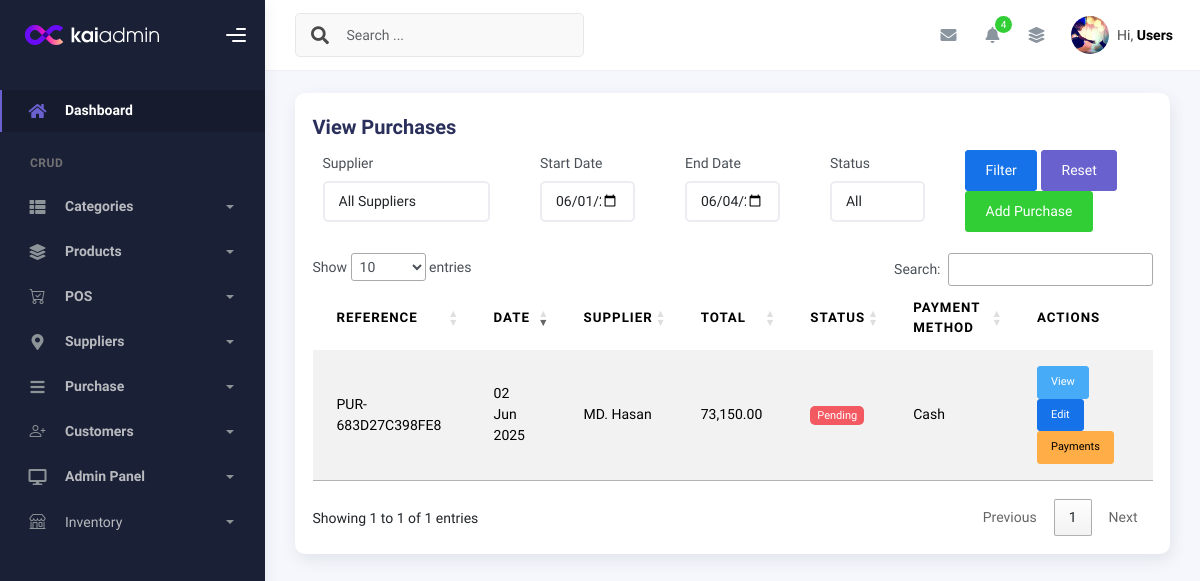
The app's page /modules/purchase/view_purchases.php (signed in), older data.
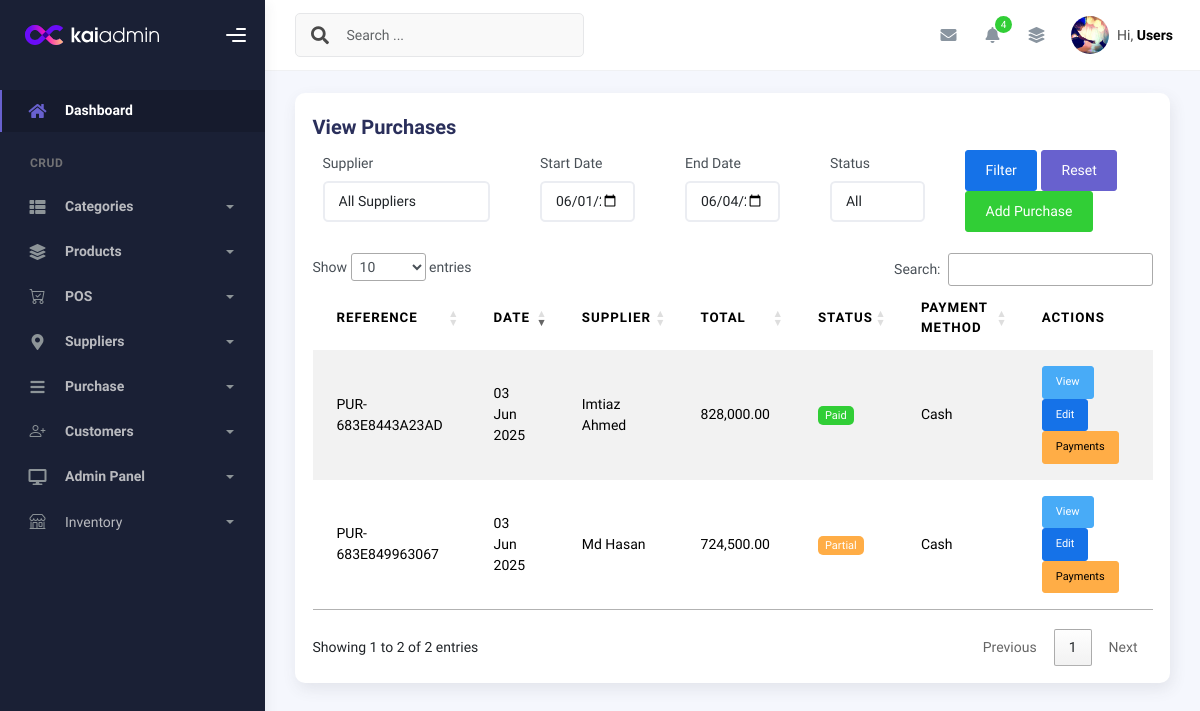
The same page, newer data.
### tables this page shows
CREATE TABLE `purchase` (
  `id` int(11) NOT NULL,
  `supplier_id` int(11) DEFAULT NULL,
  `reference_no` varchar(50) DEFAULT NULL,
  `purchase_date` date NOT NULL,
  `payment_method` varchar(20) DEFAULT 'cash',
  `payment_status` enum('pending','partial','paid') DEFAULT 'pending',
  `discount` decimal(10,2) DEFAULT 0.00,
  `subtotal` decimal(10,2) DEFAULT 0.00,
  `vat` decimal(10,2) NOT NULL DEFAULT 0.00,
  `total` decimal(10,2) NOT NULL,
  `user_id` int(11) DEFAULT NULL,
  `is_deleted` tinyint(1) DEFAULT 0,
  `deleted_at` timestamp NULL DEFAULT NULL,
  `created_at` timestamp NOT NULL DEFAULT current_timestamp(),
  `updated_at` timestamp NOT NULL DEFAULT current_timestamp() ON UPDATE current_timestamp()
);

CREATE TABLE `suppliers` (
  `id` int(11) NOT NULL,
  `name` varchar(100) NOT NULL,
  `phone` varchar(20) DEFAULT NULL,
  `email` varchar(100) DEFAULT NULL,
  `address` text DEFAULT NULL,
  `company_name` varchar(100) DEFAULT NULL,
  `created_at` timestamp NOT NULL DEFAULT current_timestamp(),
  `updated_at` timestamp NOT NULL DEFAULT current_timestamp() ON UPDATE current_timestamp()
);

### includes/crud_class.php (called while the page is built, shortened)
<?php
class CRUD {
    protected $host = 'localhost';
    protected $username = 'root';
    protected $password = '';
    protected $database = 'inventory_system';
    protected $connect;
    function __construct() {
        $this->connect = new mysqli($this->host, $this->username, $this->password, $this->database);
        $this->connect->set_charset("utf8mb4");
    }
    private function buildWhereClause($conditions) {
        $whereParts = [];
        $params = [];
        foreach ($conditions as $key => $value) {
            if (preg_match('/^(.+?)\s*(=|!=|<>|>|<|>=|<=|LIKE|NOT LIKE|IN|NOT IN)\s*$/i', $key, $matches)) {
                $column = trim($matches[1]);
                $operator = trim($matches[2]);
            } else {
                $column = $key;
                $operator = '=';
            }
            $whereParts[] = "`$column` $operator ?";
            $params[] = $value;
        }
        return [
            'sql' => 'WHERE ' . implode(' AND ', $whereParts),
            'params' => $params
        ];
    }
    private function bind_params($stmt, $params) {
        $types = '';
        $values = [];
        foreach ($params as $value) {
            if (is_int($value)) {
                $types .= 'i';
            } elseif (is_float($value)) {
                $types .= 'd';
            } else {
                $types .= 's';
            }
            $values[] = $value;
        }
        array_unshift($values, $types);
        return call_user_func_array([$stmt, 'bind_param'], $this->ref_values($values));
    }
    private function ref_values($array) {
        $refs = [];
        foreach ($array as $key => $value) {
            $refs[$key] = &$array[$key];
        }
        return $refs;
    }
    public function common_select($table, $fields = '*', $where = false, $sort = 'id', $sort_type = 'asc', $offset = false, $limit = false) {
        $data = [];
        $error = 0;
        $error_msg = "";
        $params = [];
        $sql = "SELECT $fields FROM `$table`";
        if ($where) {
            if (is_array($where)) {
                $whereClause = $this->buildWhereClause($where);
                $sql .= ' ' . $whereClause['sql'];
                $params = array_merge($params, $whereClause['params']);
            } else {
                $sql .= " WHERE $where";
            }
        }
        if ($sort) {
            $sql .= " ORDER BY `$sort` " . (strtoupper($sort_type) === 'DESC' ? 'DESC' : 'ASC');
        }
        $stmt = $this->connect->prepare($sql);
        if ($stmt) {
            if (!empty($params)) {
                if (!$this->bind_params($stmt, $params)) {
                    return ['data' => [], 'error' => 1, 'error_msg' => "Parameter binding failed"];
                }
            }
            if ($stmt->execute()) {
                $result = $stmt->get_result();
                if ($result && $result->num_rows > 0) {
                    while ($r = $result->fetch_object()) {
                        $data[] = $r;
                    }
                }
            } else {
                $error = 1;
                $error_msg = $stmt->error;
            }
        } else {
            $error = 1;
            $error_msg = $this->connect->error;
        }
        return ['data' => $data, 'error' => $error, 'error_msg' => $error_msg];
    }
}

### db_plugin.php (called while the page is built, shortened)
<?php
require_once __DIR__ . '/includes/crud_class.php';
$mysqli=new CRUD();
?>

### modules/purchase/view_purchases.php (the view, shortened to what the changed rows need)
<?php
require_once __DIR__ . '/../../db_plugin.php';
$start_date = $_GET['start_date'] ?? date('Y-m-01');
$end_date = $_GET['end_date'] ?? date('Y-m-d');
$where = [
    'purchase_date >=' => $start_date,
    'purchase_date <=' => $end_date
];
$purchases_result = $mysqli->common_select('purchase', '*', $where, 'purchase_date','DESC');
if ($purchases_result['error']) {
    error_log("Purchase query error: " . $purchases_result['error_msg']);
    $purchases = [];
} else {
    $purchases = $purchases_result['data'];
}
require_once __DIR__ . '/../../requires/header.php';
require_once __DIR__ . '/../../requires/topbar.php';
?>
<div class="container">
    <div class="page-inner">
        <div class="row">
            <div class="col-md-12 grid-margin">
                <div class="card">
                    <div class="card-body">
                        <h4 class="card-title">View Purchases</h4>
                        <form method="GET" class="mb-4">
                            <div class="row">
                            </div>
                        </form>
                        <div class="table-responsive">
                            <table class="table table-striped" id="purchasesTable">
                                <thead>
                                    <tr>
                                        <th>Reference</th>
                                        <th>Date</th>
                                        <th>Supplier</th>
                                        <th>Total</th>
                                        <th>Status</th>
                                        <th>Payment Method</th>
                                        <th>Actions</th>
                                    </tr>
                                </thead>
                                <tbody>
                                    <?php if (!empty($purchases)): ?>
                                        <?php foreach ($purchases as $purchase):
                                            $supplier = $mysqli->common_select('suppliers', '*', ['id' => $purchase->supplier_id])['data'][0] ?? null;
                                        ?>
                                            <tr>
                                                <td><?= htmlspecialchars($purchase->reference_no) ?></td>
                                                <td><?= date('d M Y', strtotime($purchase->purchase_date)) ?></td>
                                                <td><?= $supplier ? htmlspecialchars($supplier->name) : 'N/A' ?></td>
                                                <td><?= number_format($purchase->total, 2) ?></td>
                                                <td>
                                                    <span class="badge badge-<?=
                                                        $purchase->payment_status == 'paid' ? 'success' :
                                                        ($purchase->payment_status == 'partial' ? 'warning' : 'danger')
                                                    ?>">
                                                        <?= ucfirst($purchase->payment_status) ?>
                                                    </span>
                                                </td>
                                                <td><?= ucfirst(str_replace('_', ' ', $purchase->payment_method)) ?></td>
                                                <td>
                                                    <a href="purchase_details.php?id=<?= $purchase->id ?>" class="btn btn-info btn-sm">View</a>
                                                    <?php if ($_SESSION['user']->role == 'admin'): ?>
                                                        <a href="edit_purchase.php?id=<?= $purchase->id ?>" class="btn btn-primary btn-sm">Edit</a>
                                                        <a href="purchase_payments.php?id=<?= $purchase->id ?>" class="btn btn-warning btn-sm">Payments</a>
                                                    <?php endif; ?>
                                                </td>
                                            </tr>
                                        <?php endforeach; ?>
                                    <?php else: ?>
                                        <tr>
                                            <td colspan="7" class="text-center">No purchases found</td>
                                        </tr>
                                    <?php endif; ?>
                                </tbody>
                            </table>
                        </div>
                    </div>
                </div>
            </div>
        </div>
    </div>
</div>
<?php require_once __DIR__ . '/../../requires/footer.php'; ?>

Row changes from the older to the newer data that the page shows:
removed purchase: reference_no "PUR-683D27C398FE8", purchase_date "02 Jun 2025", supplier.name "MD. Hasan", total "73,150.00", payment_status "Pending", payment_method "Cash"
added purchase: reference_no "PUR-683E8443A23AD", purchase_date "03 Jun 2025", supplier.name "Imtiaz Ahmed", total "828,000.00", payment_status "Paid", payment_method "Cash"
added purchase: reference_no "PUR-683E849963067", purchase_date "03 Jun 2025", supplier.name "Md Hasan", total "724,500.00", payment_status "Partial", payment_method "Cash"
Text that changed along with them:
text written by a page script: "Show entries Search: Showing 1 to 1 of 1 entries Previous 1 Next" → "Show entries Search: Showing 1 to 2 of 2 entries Previous 1 Next"
